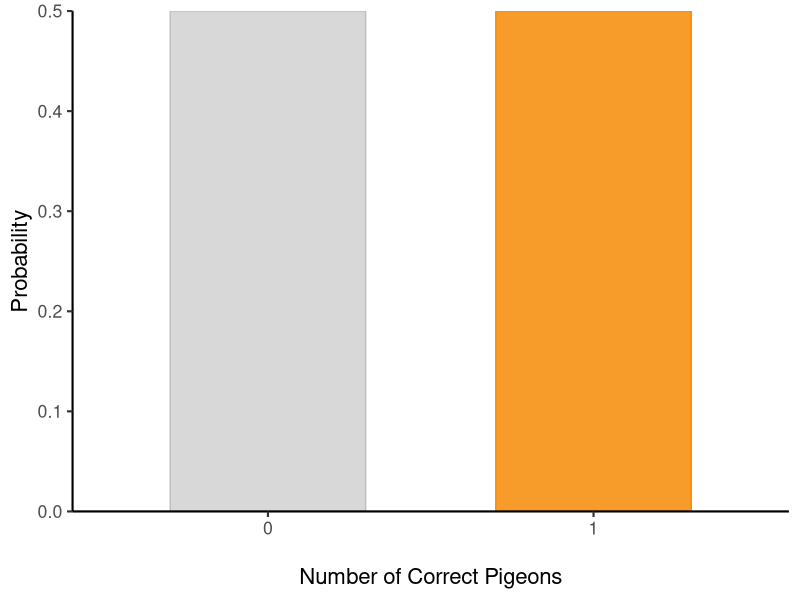
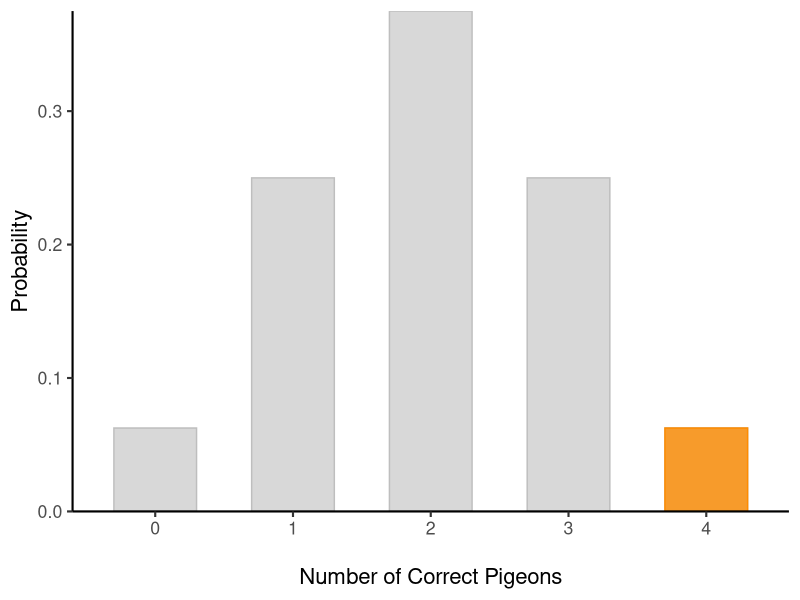
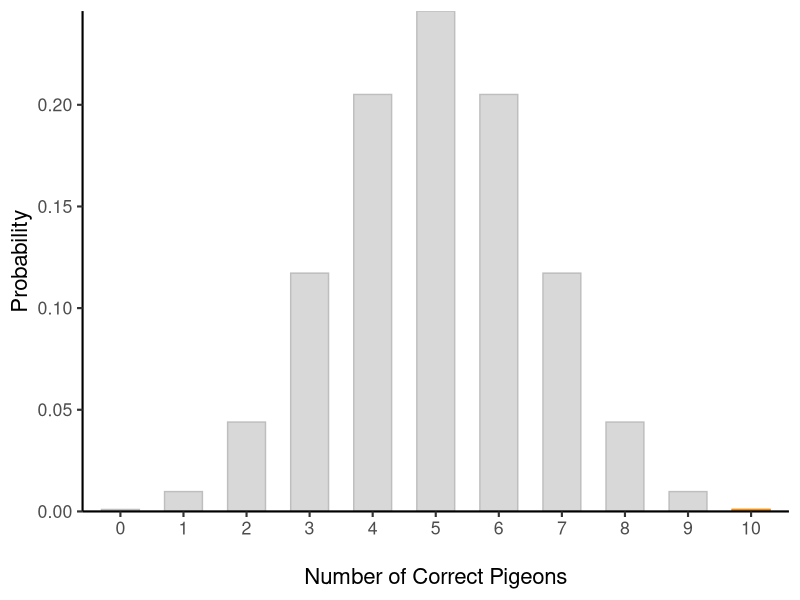
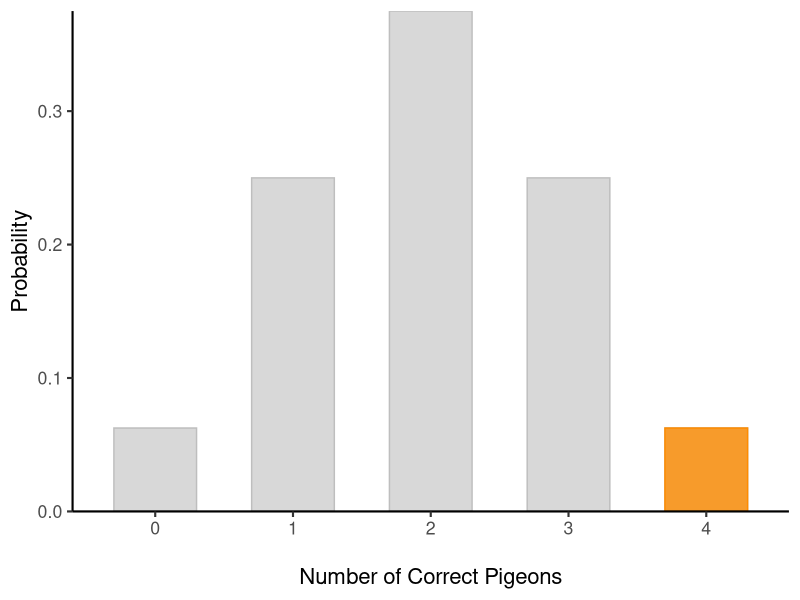
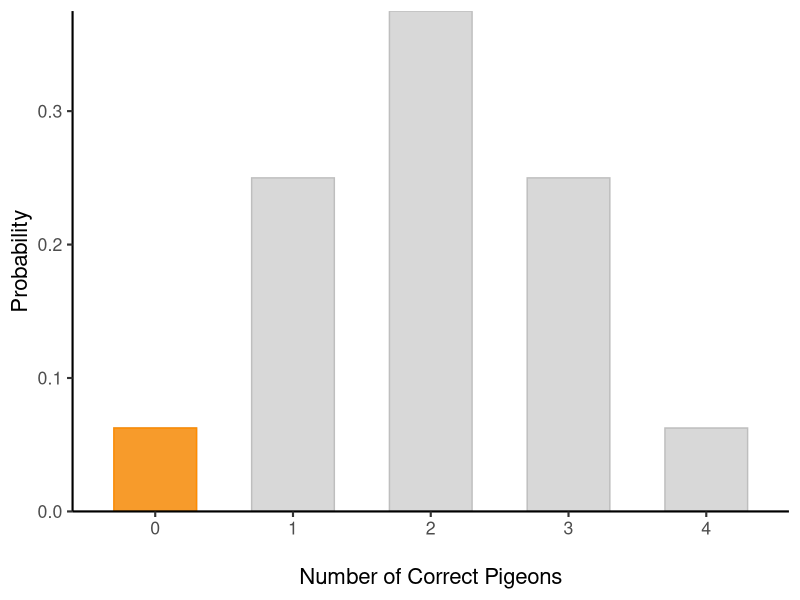
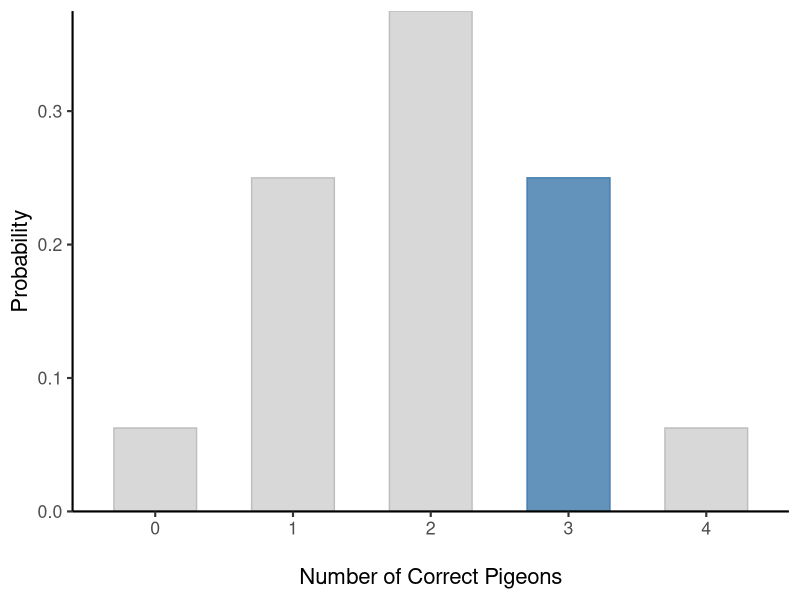
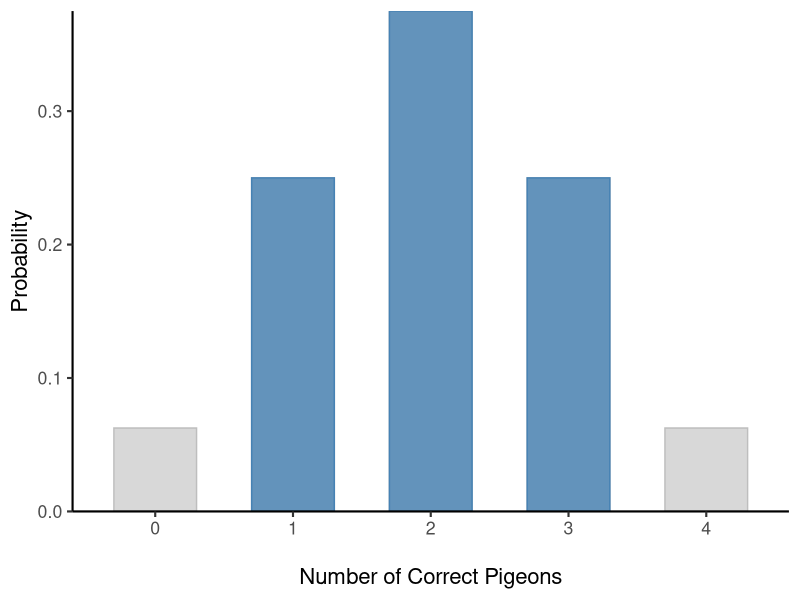
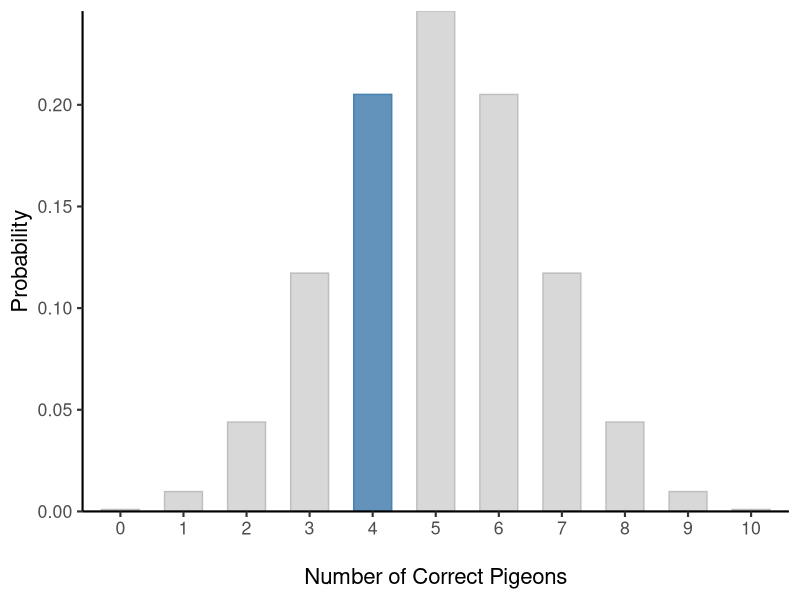

Source code (R) for these figures, in order:
## ---- chunk 1
library(tidyverse)
theme_set(theme_classic(base_size = 16))

coinflip <- function(n_toss=1, p_head=0.5, k = NULL, highlight = "steelblue", xtick_interval = 1) {
  binom1 <- data.frame(heads = 0:n_toss, pmf = dbinom(x = 0:n_toss, size = n_toss, prob = p_head))
  ggplot(data=binom1, aes(x = factor(heads), y = pmf)) +
    geom_col(col="gray", fill="gray", alpha=0.6, width=.6) +
    geom_col(data=binom1[binom1$heads %in% k,], col=highlight, fill=highlight, alpha=0.8, width=.6) +
    labs(x = "\nNumber of Correct Pigeons",
         y = "Probability") +
    scale_x_discrete(breaks=seq(0,n_toss,xtick_interval)) +
    scale_y_continuous(expand = c(0,0))
}
## ---- chunk 2
#| label: "fig-binomial-1"
#| fig-cap: "How likely is it for this many pigeons to be correct by chance if a pigeon is just guessing? The bar corresponding to all pigeons getting answers correct is highlighted in orange. Probabilities are shown in @tbl-binomial-1."
#| fig-alt: "Bar Chart showing the probability distribution of the number of correct answers by chance. The x-axis shows the number of correct pigeons from 0 to the number of pigeons studied, and the y-axis shows the probability. The right most bar is highlighted in orange."
#| fig-height: 3
coinflip(n_toss = 1, p_head = 0.5, k = 1, "darkorange")
## ---- chunk 3
#| label: "tbl-binomial-1"
#| tbl-cap: "The probability of 0 or 1 pigeons being correct by chance if a pigeon is just guessing."
#| tbl-align: left

knitr::kable(data.frame(`Correct Pigeons` = 0:1, Probability = dbinom(x = 0:1, size = 1, prob = 0.5)))
## ---- chunk 4
#| label: "fig-binomial-2"
#| fig-cap: "How likely is it for this many pigeons out of four pigeons to be correct by chance if pigeons are just guessing? The bar corresponding to all pigeons getting answers correct is highlighted in orange. Probabilities are shown in @tbl-binomial-2."
#| fig-alt: "Bar Chart showing the probability distribution of the number of correct answers by chance. The x-axis shows the number of correct pigeons from 0 to the number of pigeons studied, and the y-axis shows the probability. The right most bar is highlighted in orange."
# | fig-height: 3

coinflip(n_toss = 4, p_head = 0.5, k = 4, "darkorange")
## ---- chunk 5
#| label: "tbl-binomial-2"
#| tbl-cap: "The probability of 0 to 4 pigeons being correct by chance if a pigeon is just guessing."
#| tbl-align: left
#| 
knitr::kable(data.frame(`Correct Pigeons` = 0:4, Probability = dbinom(x = 0:4, size = 4, prob = 0.5)))
## ---- chunk 6
#| label: "fig-binomial-3"
#| fig-cap: "How likely is it for this many pigeons out of ten pigeons to be correct by chance if pigeons are just guessing? The bar corresponding to all pigeons getting answers correct is highlighted in orange. Probabilities are shown in @tbl-binomial-3."
#| fig-alt: "Bar Chart showing the probability distribution of the number of correct answers by chance. The x-axis shows the number of correct pigeons from 0 to the number of pigeons studied, and the y-axis shows the probability. The right most bar is highlighted in orange."
#| fig-height: 3

coinflip(n_toss = 10, p_head = 0.5, k = 10, "darkorange")
## ---- chunk 7
#| label: "tbl-binomial-3"
#| tbl-cap: "The probability of 0 to 10 pigeons being correct by chance if a pigeon is just guessing."
#| tbl-align: left
knitr::kable(data.frame(`Correct Pigeons` = 0:10, Probability = dbinom(x = 0:10, size = 10, prob = 0.5)))
## ---- chunk 8
#| fig-height: 2
#| fig-alt: "Bar Chart showing the probability distribution. The x-axis shows the number of correct pigeons from 0 to 4, and the y-axis shows the corresponding probability. 4 correct pigeons is highlighted in dark orange."
coinflip(n_toss = 4, p_head = 0.5, k = 4, "darkorange")
## ---- chunk 9
#| fig-height: 2
#| fig-alt: "Bar Chart showing the probability distribution. The x-axis shows the number of correct pigeons from 0 to 4, and the y-axis shows the corresponding probability. 0 correct pigeons is highlighted in orange."
coinflip(n_toss = 4, p_head = 0.5, k = 0, "darkorange")
## ---- chunk 10
#| fig-height: 2
#| fig-alt: "Bar Chart showing the probability distribution. The x-axis shows the number of correct pigeons from 0 to 4, and the y-axis shows the corresponding probability. 3 correct pigeons is highlighted in blue."
coinflip(n_toss = 4, p_head = 0.5, k = 3, "steelblue")
## ---- chunk 11
#| fig-height: 2
#| fig-alt: "Bar Chart showing the probability distribution. The x-axis shows the number of correct pigeons from 0 to 4, and the y-axis shows the corresponding probability. 1, 2, and 3 correct pigeons are highlighted in steel blue."
#| fig-cap: "Note that you can add the heights of the bars (i.e., the probabilities) to get the probability of a range of outcomes. In this case, the probability of 1, 2, or 3 pigeons being correct by chance is the sum of the heights of the bars for 1, 2, and 3 pigeons."
coinflip(n_toss = 4, p_head = 0.5, k = 1:3, "steelblue")
## ---- chunk 12
#| fig-height: 2
#| fig-alt: "Bar Chart showing the probability distribution. The x-axis shows the number of correct pigeons from 0 to 10, and the y-axis shows the corresponding probability. 4 correct pigeons is highlighted in blue."
coinflip(n_toss = 10, p_head = 0.5, k = 4, "steelblue")
## ---- chunk 13
#| fig-height: 2
#| fig-alt: "Bar Chart showing the probability distribution. The x-axis shows the number of correct pigeons from 0 to 10, and the y-axis shows the corresponding probability. Bars between 4 and 6 pigeons is highlighted in blue."
coinflip(n_toss = 10, p_head = 0.5, k = 4:6, "steelblue")
## ---- chunk 14
#| fig-height: 2
#| fig-alt: "Bar Chart showing the probability distribution. The x-axis shows the number of correct pigeons from 0 to 10, and the y-axis shows the corresponding probability. Bars between 7 and 10 pigeons is highlighted in orange."
coinflip(n_toss = 10, p_head = 0.5, k = 7:10, "orange")
## ---- chunk 15
#| fig-height: 2
#| fig-alt: "Bar Chart showing the probability distribution. The x-axis shows the number of correct pigeons from 0 to 10, and the y-axis shows the corresponding probability. Bars between 2 and 8 pigeons is highlighted in steel blue."
coinflip(n_toss = 10, p_head = 0.5, k = 2:8, "steelblue")
## ---- chunk 16
#| fig-height: 2
#| fig-alt: "Bar Chart showing the probability distribution. The x-axis shows the number of correct pigeons from 0 to 10, and the y-axis shows the corresponding probability. Bars between 9 and 10 pigeons is highlighted in orange."
coinflip(n_toss = 10, p_head = 0.5, k = 9:10, "darkorange")
## ---- chunk 17
#| fig-height: 2
#| fig-alt: "Bar Chart showing the probability distribution. The x-axis shows the number of correct pigeons from 0 to 10, and the y-axis shows the corresponding probability. Bars for 0, 1, 9, and 10 pigeons are highlighted in orange."
#| fig-cap: "Note that no pigeons is as extreme as 10 pigeons, and 1 pigeon is as extreme as 9 pigeons. Therefore, the probability of observing a result at least as extreme as 9 pigeons is the sum of the probabilities of observing 0, 1, 9, or 10 pigeons correct by chance."
coinflip(n_toss = 10, p_head = 0.5, k = c(0,1,9,10), "darkorange")
## ---- chunk 18
#| label: "fig-binomial-4"
#| fig-cap: "Number of Correct Pigeons Out of 1000 Pigeons. The bars corresponding to 540 or more pigeons getting answers correct is highlighted in orange."
#| fig-alt: "Bar Chart showing the probability distribution of the number of correct answers by chance. The x-axis shows the number of correct pigeons from 0 to 1000, and the y-axis shows the probability. Bars for 540 or more pigeons are highlighted in orange on the right tail of the distribution. It makes up a very small proportion of the total probability."
coinflip(n_toss = 1000, p_head = 0.5, k = 540:1000, "orange", 100) +
geom_vline(xintercept = 540)
